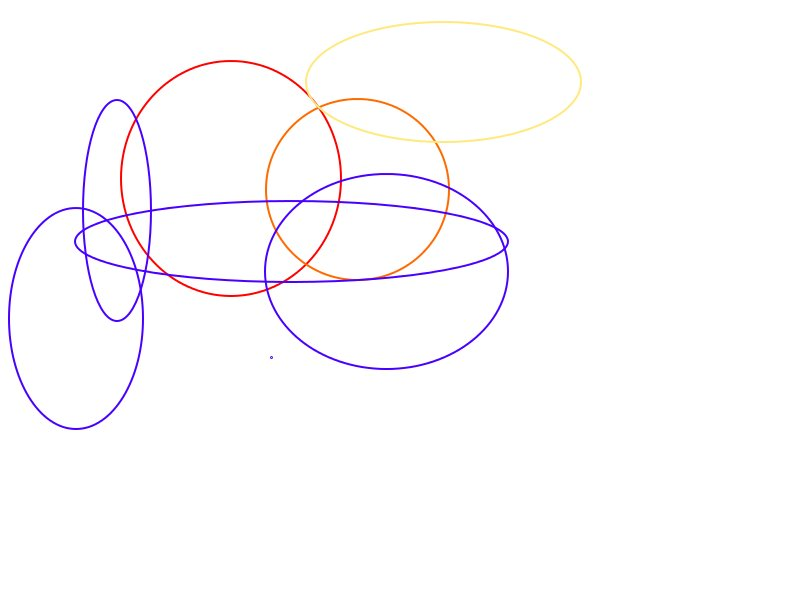
//> input picture vision_stack/task_heart/circle.jpg, 800 x 600 px
$ ./bin ../../task_heart/circle.jpg   (built with g++ and OpenCV 4)
//> lines starting //> are read from the running program, lines starting //| are printed output that depends on the picture; after the words box and inside, x2 and y2 are one past the last pixel; in counts of white or black regions, pixels touching at a corner belong together
#include<iostream>
#include <opencv2/core/core.hpp>
#include <opencv2/highgui/highgui.hpp>
#include <opencv/cv.h>

using namespace std;
using namespace cv;

Mat thresh;

Point2f computeIntersect(Vec4i a, Vec4i b)
{
    int x1 = a[0], y1 = a[1], x2 = a[2], y2 = a[3];
    int x3 = b[0], y3 = b[1], x4 = b[2], y4 = b[3];

    if (float d = ((float)(x1-x2) * (y3-y4)) - ((y1-y2) * (x3-x4)))
    {
        Point2f pt;
        pt.x = ((x1*y2 - y1*x2) * (x3-x4) - (x1-x2) * (x3*y4 - y3*x4)) / d;
        pt.y = ((x1*y2 - y1*x2) * (y3-y4) - (y1-y2) * (x3*y4 - y3*x4)) / d;
        return pt;
    }
    else
        return Point2f(-1, -1);
}


struct bunch{
    vector<Vec4i> v;
    Point pt;
};


vector<Vec3f> circles;


void detectCircle(){
    HoughCircles(thresh,circles,CV_HOUGH_GRADIENT,1,thresh.rows/16,150,25,0,0);
    if(circles.size() == 0)
        cout << "nothing circular " << endl;

    for (size_t i = 0; i < circles.size(); ++i) {
        Point center(cvRound(circles[i][0]), cvRound(circles[i][1]));
        int radius = cvRound(circles[i][2]);
        // circle center
        circle( thresh, center, 3, Scalar(0, 255, 0), 3, 8, 0 );
        // circle outline
        circle( thresh, center, radius, Scalar(0, 0, 255), 1, 8, 0 );
    }
}


int main(int argc, char** argv)
{

    Mat orgimg, finalimg, hsv,edges;
    double slope;
    vector<Vec4i> _linesx, _linesy;

    Scalar lower(0,127,127), upper(255,255,255);
    orgimg = imread(argv[1],1);
//> orgimg is the input picture: 600 rows x 800 cols, CV_8UC3; mean B, G, R 252.5, 251, 252.5

    if(!orgimg.data)
    {
        cout << "no image loaded..\n";
        return 0;
    }
    Mat newimg(orgimg.rows, orgimg.cols, CV_8UC3, Scalar(0,0,255));
    vector<vector<Point> > contours;
    vector<vector<Point> > polygon;
    cvtColor(orgimg,hsv,CV_BGR2HSV);
//> hsv: 600 rows x 800 cols, CV_8UC3; mean H, S, V 14.2, 4.6, 254.1
    vector<Vec4i> lines;
    inRange(hsv,lower, upper,thresh);
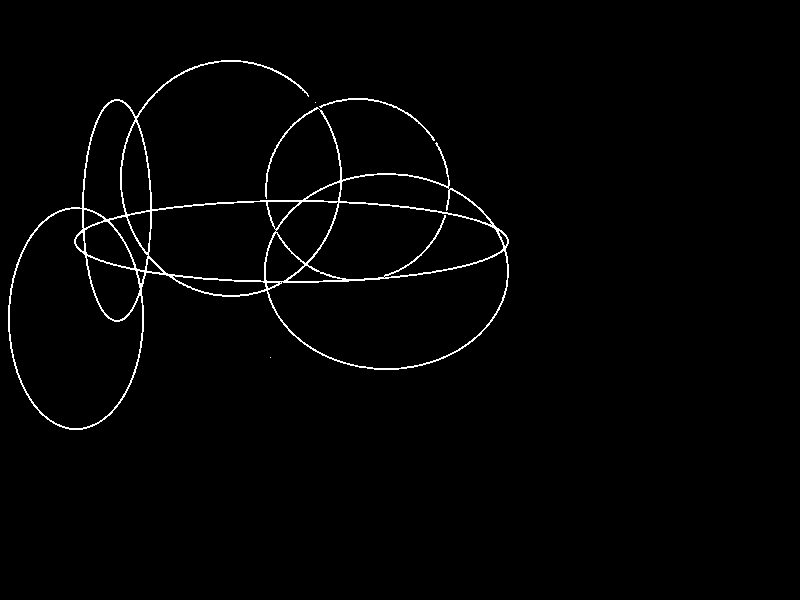
//> thresh: 600 rows x 800 cols, CV_8UC1; 1.5% white in thin lines or dots, all inside (x1, y1, x2, y2) = (8, 60, 509, 430)

    imshow("inrange thresh",thresh);
    if(!hsv.data && !thresh.data)
        return 0;


    findContours(thresh,contours,CV_RETR_CCOMP,CV_CHAIN_APPROX_SIMPLE,Point(0,0));
//> contours = 30 contours, 5 with area under 20; largest, box (x1, y1, x2, y2) and area: (8, 60, 509, 430) 79952, (9, 208, 143, 429) 18698, (267, 250, 508, 369) 17556, (307, 202, 504, 280) 10574, (148, 201, 277, 282) 8448

    vector<RotatedRect> _rect(contours.size());
    RotatedRect _rr;
    _rr = minAreaRect(contours[0]);
    Point2f pp[4];
    _rr.points(pp);
//> pp = 4 Points (x, y): [270, 357], [270, 357], [270, 357], [270, 357]
    rectangle(orgimg,pp[0],pp[3],Scalar(255,255,0),4);
//> orgimg: 600 rows x 800 cols, CV_8UC3; 13 pixels changed, all inside (x1, y1, x2, y2) = (268, 355, 273, 360)
    Point2f points[4];
    RotatedRect _rrt;
    for(size_t i=0; i<contours.size(); i++){
        cout << "rectangle.. ";
        _rect[i] = minAreaRect(contours[i]);
        _rect[i].points(points);
        rectangle(orgimg,points[0],points[3],Scalar(255,0,0),2);
        imshow("orgimg", orgimg);
        waitKey(0);
    }
//> this loop made 30 passes
//> points on passes 15, 22: 4 Points (x, y): [84, 251], [75, 251], [75, 232], [84, 232], 4 Points (x, y): [142, 428], [9, 428], [9, 208], [142, 208]
//| rectangle.. rectangle.. rectangle.. rectangle.. rectangle.. rectangle.. rectangle.. rectangle..
//> (output is shown up to pass 8 of 30)
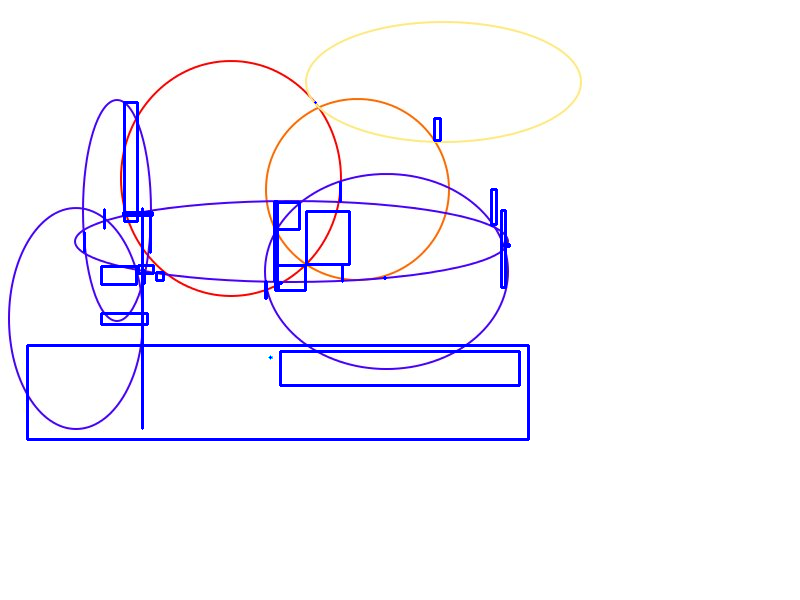
//> orgimg: 600 rows x 800 cols, CV_8UC3; mean B, G, R 252.7, 245.9, 247.2


    polygon.resize(contours.size());
//> polygon = 30 empty contours

    cout << contours.size() << " = contours size " << endl;
//| 30 = contours size
    for (int i = 0; i < contours.size(); ++i) {
        approxPolyDP(Mat(contours[i]),polygon[i],3,true);
        drawContours(thresh,polygon,i,Scalar(255,0,0),2);
    }
//> this loop made 30 passes
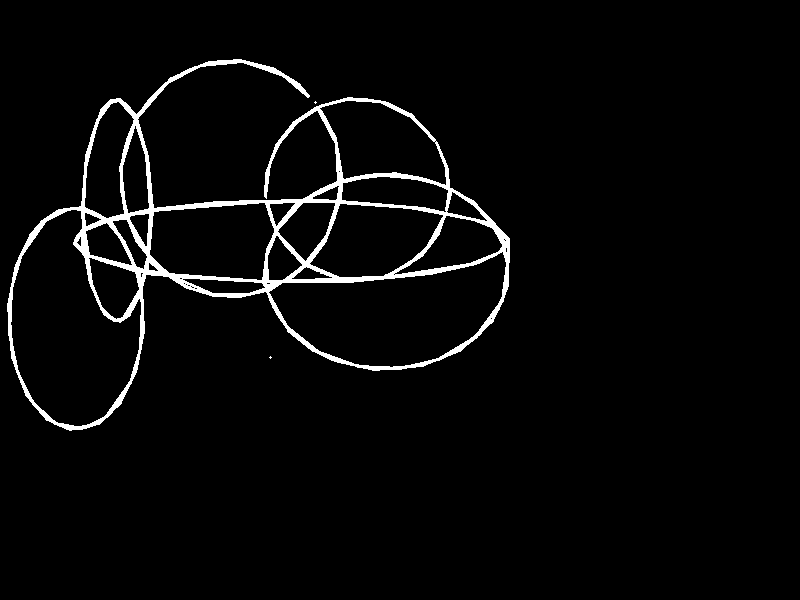
//> thresh: 600 rows x 800 cols, CV_8UC1; 3.3% white; 3 white regions (2 under 20 px), largest, box (x1, y1, x2, y2) and area: (7, 59, 510, 431) 15871


    ///! checking number of corners in the contour
    ///! number of corners  should be 12 ...

    cout << polygon.size() << endl;
//| 30
    for (int i = 0; i < polygon.size(); ++i) {
        if(!isContourConvex(polygon[i]))
            cout << "polygon[" << i<<"] is not convex.." <<endl;
    }
    cout << "polygon 0 ka size = " << polygon[0].size() << endl;
//| polygon 0 ka size = 1
    vector<Point2f> corners;


    Canny(thresh,thresh,20,200,3);
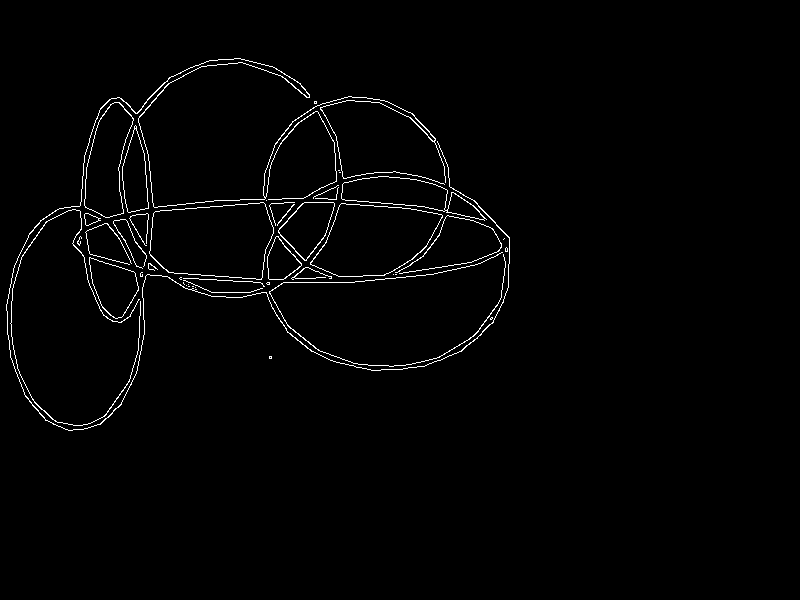
//> thresh: 600 rows x 800 cols, CV_8UC1; 1.5% white in thin lines or dots, all inside (x1, y1, x2, y2) = (6, 58, 510, 431)
    HoughLinesP(thresh,lines,1,CV_PI/180,20,20,10);
//> lines = 167 lines (x1, y1, x2, y2), first 8: [81, 218, 102, 215], [168, 272, 269, 279], [96, 217, 135, 211], [123, 211, 220, 200], [144, 265, 148, 204], [382, 275, 473, 261], [335, 282, 433, 274], [318, 202, 410, 208]

    cout << lines.size() << " = number of lines " << endl;
//| 167 = number of lines

    double m1, m2, angle;
    int count=0;
    for (int i = 0; i < lines.size() - 1; ++i) {

        //        line(newimg,Point(lines[i][0],lines[i][1]),Point(lines[i][2],lines[i][3]),Scalar(255,255,0),1);
        if(lines[i][2]-lines[i][0] !=0){
            slope = atan((double)(lines[i][3]-lines[i][1])/(double)(lines[i][2]-lines[i][0]));
            //            cout << "slope for line[" << i<<"] = " << slope << endl;
            //            line(newimg,Point(lines[i][0],lines[i][1]),Point(lines[i][2],lines[i][3]),Scalar(255,0,255),1);
        }
        else{
            slope = 90*CV_PI/180;
            //            line(newimg,Point(lines[i][0],lines[i][1]),Point(lines[i][2],lines[i][3]),Scalar(255,0,0),1);
        }


        if(slope<30*CV_PI/180  || slope>150*CV_PI/180){
            //            _linesx.push_back(lines[i]);
            cout << "slope of line drawn in x = " << slope << endl;
            line(newimg,Point(lines[i][0],lines[i][1]),Point(lines[i][2],lines[i][3]),Scalar(255,0,0),2);
        }
        else if(slope>70*CV_PI/180 && slope<120*CV_PI/180){
            //            _linesy.push_back(lines[i]);
            cout << "slope of line drawn in y = " << slope << endl;
            line(orgimg,Point(lines[i][0],lines[i][1]),Point(lines[i][2],lines[i][3]),Scalar(255,255,0),2);
        }
    }
//> this loop made 166 passes
//> slope on passes 1 to 12: -0.142, 0.0692, -0.153, -0.113, -1.51, -0.153, -0.0815, 0.0651, -0.173, -0.0831, 0.203, -1.53
//| slope of line drawn in x = -0.141897
//| slope of line drawn in x = 0.0691963
//| slope of line drawn in x = -0.152649
//| slope of line drawn in x = -0.11292
//| slope of line drawn in x = -1.50532
//| slope of line drawn in x = -0.152649
//| slope of line drawn in x = -0.081452
//| slope of line drawn in x = 0.0651252
//> (output is shown up to pass 8 of 166)
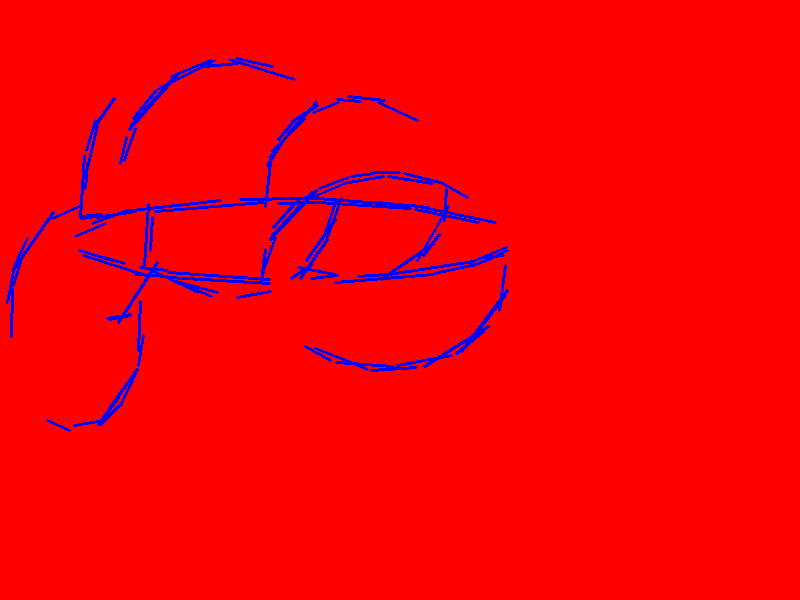
//> newimg: 600 rows x 800 cols, CV_8UC3; mean B, G, R 7.2, 0, 247.8
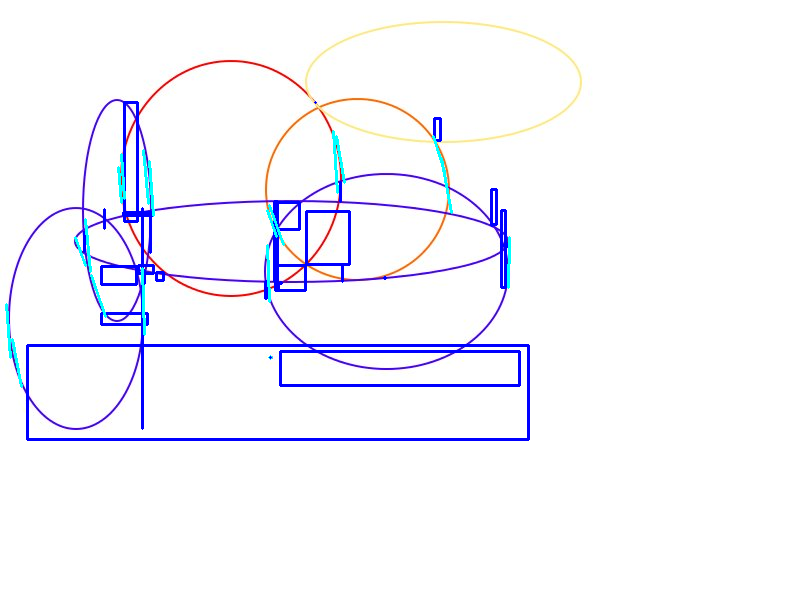
//> orgimg: 600 rows x 800 cols, CV_8UC3; 0.53% of pixels changed, all inside (x1, y1, x2, y2) = (5, 130, 511, 388)


    ///! find intersection points of lines
//> (the run ends here: the program crashes, at `for (int i = 0; i < lines.size(); i++)`)
